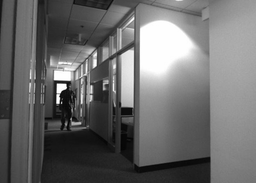
#> input picture HW4/HW4_Submission/frameLeftgray.png, 256 x 183 px, shrunk from 719 x 514 before the run
$ jupyter execute --allow-errors Task5.ipynb
#> lines starting #> are read from the running program, lines starting #| are printed output that depends on the picture
### HW4/HW4_Submission/disparitySSD.py
#--------------------------------------------%
# Rohit Kharat and Reid Glaze
# Course Code: CSCI 5722
# Homework 4: Function disparitySSD
# Instructor: Prof. Ioana Fleming
#--------------------------------------------%

import numpy as np
import cv2
import matplotlib.pyplot as plt

# Function definition disparitySSD
def disparitySSD(leftImg, rightImg, winSize, maxSearchBound):

    # Gaussian Blurring for winSize > 1
    if (winSize > 1):
        leftImg = cv2.GaussianBlur(leftImg, (winSize, winSize), 0)
        rightImg = cv2.GaussianBlur(rightImg, (winSize, winSize), 0)

    # Converting image type to double
    leftImg = np.double(leftImg)
    rightImg = np.double(rightImg)

    # Initialization of output image
    outImg = np.zeros(leftImg.shape)

    # Left Image pixel matching
    for row in range(leftImg.shape[0] - (winSize - 1)):
        for col in range(leftImg.shape[1] - (winSize - 1)):
            matLeft = leftImg[row:row + winSize, col:col + winSize]
            disparityList = []
            if col - maxSearchBound >= 0:
                # Right Image pixel matching with maxSearchBound at Epipolar Lines
                for disparityRange in range(maxSearchBound):
                    matRight = rightImg[row:row + (winSize), col - disparityRange:col - disparityRange + (winSize)]
                    SD = (matRight - matLeft) ** 2
                    SSD = np.sum(SD)
                    disparityList.append(SSD)
                minDispVal = min(disparityList)
                dispIndex = disparityList.index(minDispVal) # Storing index of minimum disparity value
                outImg[row, col] = dispIndex
            else:
                pass

    # Normalization of pixel values
    #outImg = 255 * outImg / maxSearchBound
    outImg = 255 * outImg / (np.max(outImg))
    outImg = np.uint8(outImg)
    return outImg

### HW4/HW4_Submission/Task5.ipynb
[cell 1]
import numpy as np
import cv2
import matplotlib.pyplot as plt
#import open3d as o3d

from disparitySSD import disparitySSD

import warnings
warnings.filterwarnings("ignore")

[cell 2]
# Reading images
leftImg = cv2.imread('frameLeftgray.png', 0)
#> leftImg is the input picture: shape (183, 256); min 2, max 255, mean 107
rightImg = cv2.imread('frameRightgray.png', 0)
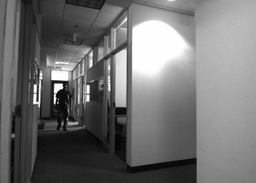
#> input picture HW4/HW4_Submission/frameRightgray.png, 256 x 183 px, shrunk from 719 x 514 before the run
#> rightImg is the input picture: shape (183, 256); min 0, max 255, mean 112

# Calling disparitySSD function to get disparity map
disparityImg = disparitySSD(leftImg, rightImg, 1, 15)
#> after the loop in disparitySSD, `for row in range(leftImg.shape[0] - (winSize - 1)):`:
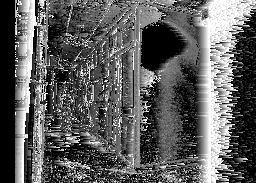
#> outImg: shape (183, 256) float64; min 0, max 14, mean 5.18; drawn with min black and max white

[cell 3]
def reconstructSceneCU(disparityImg):
    siz = np.shape(disparityImg)
#> siz = (183, 256)

    # Computation of Baseline using geometric relation for disparity
    depthValueMat = np.zeros([siz[0], siz[1]])
    pp1 = [316.8934, 234.5534] # stereo_params.CameraParameters1.PrincipalPoint
    pp2 = [325.7300, 237.7642] # stereo_params.CameraParameters2.PrincipalPoint
    focalLength = [530.3463,  528.7529] # stereo_params.CameraParameters1.FocalLength
    focalAvg = (focalLength[0] + focalLength[1]) / 2

    baseline = np.sqrt((pp2[0]-pp1[0])**2 + (pp2[1]-pp1[1])**2)

    for row in range(0,siz[0]):
        for col in range(0, siz[1]):
            depthValueMat[row, col] = ((focalAvg * baseline) / disparityImg[row,col])
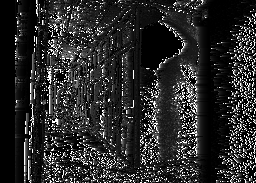
#> depthValueMat: shape (183, 256) float64; 20.55% of the values are NaN or infinite; the others: min 19.52, max 276.6, mean 73.97; drawn with min black, max white, NaN and infinite black
    return depthValueMat

depthValueMat = reconstructSceneCU(disparityImg)

[cell 4]
plt.imshow(depthValueMat,cmap='gray')

#> (a cell that did not finish here is left out)
